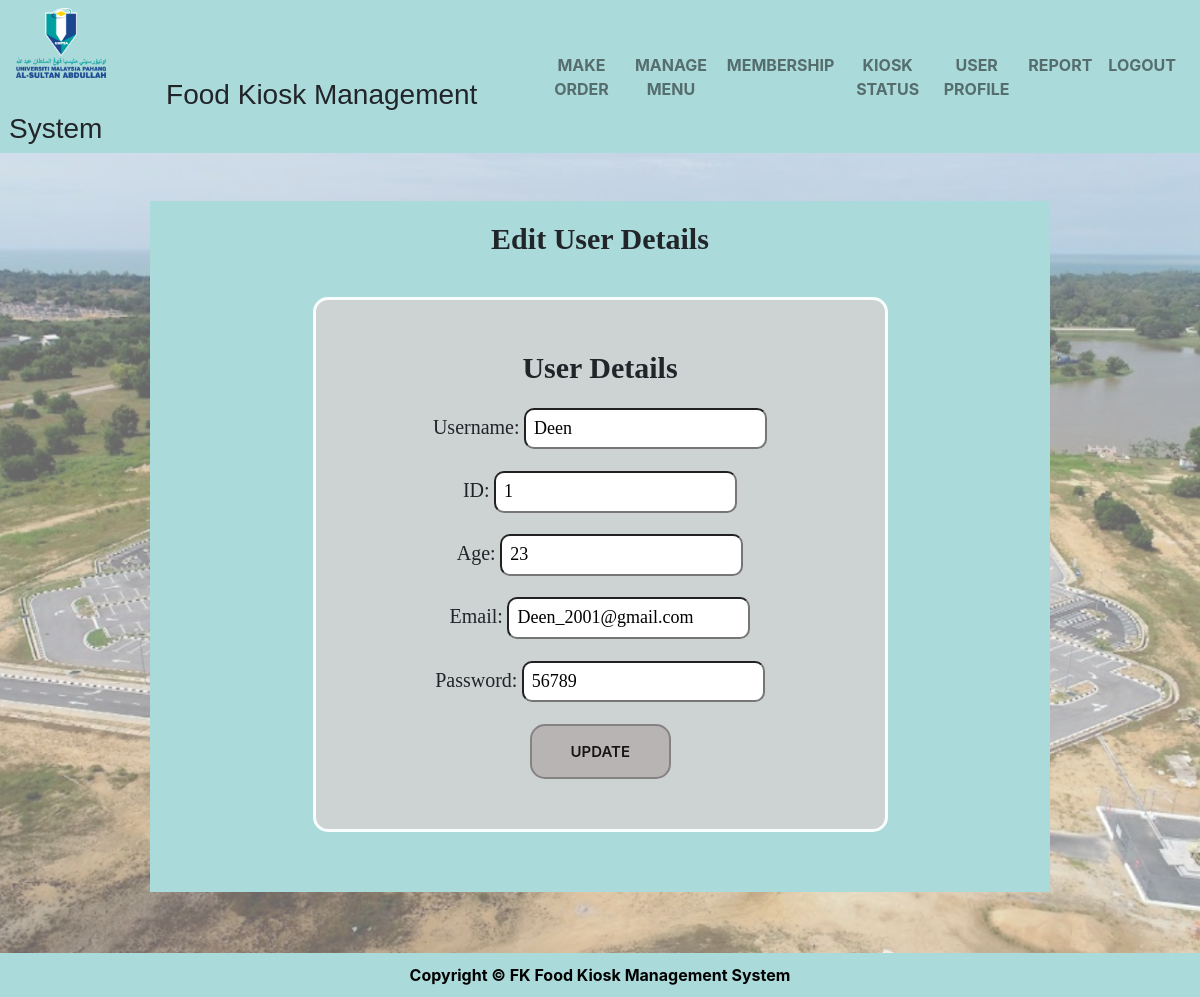
Screenshot of /EditFoodVendorDetails.php?id=1 (signed in) with the database file from the repository.
### tables this page shows
CREATE TABLE `food_vendor` (
  `foodVendorID` bigint(255) NOT NULL,
  `foodVendorAge` int(100) NOT NULL,
  `foodVendorEmail` varchar(255) NOT NULL,
  `userName` varchar(255) NOT NULL,
  `adminApprove` varchar(255) NOT NULL,
  `foodVendorImage` varchar(255) NOT NULL
);

CREATE TABLE `user` (
  `userName` varchar(255) NOT NULL,
  `userRole` varchar(255) NOT NULL,
  `userPassword` varchar(255) NOT NULL
);

### EditFoodVendorDetails.php (the view, shortened to what this page needs)
<!DOCTYPE html>
<html>
<link rel="stylesheet" type="text/css" href="CSS.css">
<link rel="stylesheet" href="https://stackpath.bootstrapcdn.com/bootstrap/4.5.2/css/bootstrap.min.css">
<head>
</head>
<body>
<nav class="navbar navbar-expand-lg navbar-light">
<div class="row align-items-center">
    <div class="col-auto pr-0">
      <a href="Administrator.php"><img src="logo.png" width="90" height="70" class="d-inline-block align-top" alt=""></a>
    </div>
    <div class="col-auto pl-2">
      <h3 class="mb-0"> &emsp; &emsp; &emsp; &emsp; &ensp;Food Kiosk Management System</h3>
    </div>
  </div>
  <div class="collapse navbar-collapse" id="navbarNav">
    <ul class="navbar-nav ml-auto">
      <li class="nav-item">
        <a class="nav-link" href="AdminMenuOrder.php"><b>MAKE ORDER</b></a>
      </li>
      <li class="nav-item">
        <a class="nav-link" href="adminManageMenu.php"><b>MANAGE MENU</b></a>
      </li>
      <li class="nav-item">
        <a class="nav-link" href="AdminMembership.php"><b>MEMBERSHIP</b></a>
      </li>
      <li class="nav-item">
        <a class="nav-link" href="#contact"><b>KIOSK STATUS</b></a>
      </li>
      <li class="nav-item">
        <a class="nav-link" href="AdminUserProfile.php"><b>USER PROFILE</b></a>
      </li>
      <li class="nav-item">
        <a class="nav-link" href="AdminReport.php"><b>REPORT</b></a>
      </li>
      <li class="nav-item">
        <a class="nav-link" href="Logout.php"><b>LOGOUT</b></a>
      </li>
    </ul>
  </div>
</nav>
<?php
$ID = $_GET['id'];
$link = mysqli_connect("localhost", "root", "", "kiosk") or die(mysqli_connect_error());
$query = "SELECT * FROM food_vendor" or die(mysqli_connect_error());
$result = mysqli_query($link, $query);
if (mysqli_num_rows($result) > 0){
  while($row = mysqli_fetch_assoc($result)){
  $foodVendorID = $row["foodVendorID"];
  $foodVendorAge = $row["foodVendorAge"];
  $foodVandorEmail= $row["foodVendorEmail"];
  if($ID==$foodVendorID){
    $id=$foodVendorID;
    $age=$foodVendorAge;
    $email=$foodVandorEmail;
  }
  }
  }
  $query1 = "SELECT * FROM user INNER JOIN food_vendor ON user.userName = food_vendor.userName " or die(mysqli_connect_error());
  $result1 = mysqli_query($link, $query1);
  while($row = mysqli_fetch_assoc($result1)){
    $Name= $row["userName"];
    $Password= $row["userPassword"];
    $FVIDS= $row["foodVendorID"];
    if($id==$FVIDS){
      $userName=$Name;
      $userPassword=$Password;
    }
    }
?>
<div class="box"><br><br>
<h1 class="title"><b>Edit User Details</b><br>
<form class="userProfile-box" id="EditUserDetails" method="post" action="UpdateFoodVendorDetails.php">
<center><b style="font-size:30px;" >User Details</b><br><br>
<label class="loginDetails" style="font-size: 20px;">Username: </label>
<input type="text" name="name" placeholder="NicholasTan" value="<?php echo $userName?>"readonly><br><br>
<label class="loginDetails" style="font-size: 20px;">ID: </label>
<input type="text" name="id" placeholder="123" value="<?php echo $id?>"readonly><br><br>
<label class="loginDetails" style="font-size: 20px;">Age: </label>
<input type="text" name="age" placeholder="21" value="<?php echo $age?>"><br><br>
<label class="loginDetails" style="font-size: 20px;">Email: </label>
<input type="text" name="email" placeholder="nicholastan_2001@hotmail.com" value="<?php echo $email?>"><br><br>
<label class="loginDetails" style="font-size: 20px;">Password: </label>
<input type="text" name="password" placeholder="12345" value="<?php echo $userPassword?>"><br><br>
<button class="button-28" type="submit">UPDATE</button>
<br>
</center>
</form>
</h1>
<br>
</div>
</body>
<footer>
<p class="footer"><b>Copyright &copy FK Food Kiosk Management System</b></p>
</footer>
</html>

### CSS.css (style rules this page uses)
.box { background-image: url(FK.png); height: auto; background-position: center; background-size: cover; background-repeat: no-repeat; overflow: auto; height: 100%; }
body { height: 100%; margin: 0; }
html { height: 100%; margin: 0; }
.footer { margin-left:auto; margin-right:auto; width:auto; background-color: rgb(171, 218, 218); color:black; text-align: center; margin: 0; padding: 10px; }
h1 { background-color: rgb(171, 218, 218); padding:20px; text-align: center; width:auto; margin: auto; font-family:Georgia, 'Times New Roman', Times, serif; font-size: 30px; overflow: auto; width: 70%; }
.userProfile-box { padding: 50px; border: 3px solid rgb(250, 253, 254); text-align:Left; margin:40px; background-color: rgb(205, 211, 211); margin-left:auto; margin-right:auto; width:575px; border-radius: 15px; font-size: 18px; }
.button-28 { appearance: none; background-color: #b9b4b4; border: 2px solid #858282; border-radius: 15px; box-sizing: border-box; color: #171414; cursor: pointer; display: inline-block; font-family: Roobert,-apple-system,BlinkMacSystemFont,"Segoe UI",Helvetica,Arial,sans-serif,"Apple Color Emoji","Segoe UI Emoji","Segoe UI Symbol"; font-size: 15px; font-weight: 600; line-height: normal; margin: 0; min-height: 40px; min-width: 0; outline: none; padding: 16px 24px; text-align: center; text-decoration: none; transition: all 300ms cubic-bezier(.23, 1, 0.32, 1); user-select: none; -webkit-user-select: none; touch-action: manipulation; width: 30%; will-change: transform; }
input { border-radius: 10px; padding: 8px; }
.title { background-color: rgb(171, 218, 218); padding:20px; text-align: center; width:auto; margin: 0 auto; font-family:Georgia, 'Times New Roman', Times, serif; font-size: 30px; overflow: auto; width: 100%; max-width: 900px; }
.navbar { background-color: rgb(171, 218, 218); }
.mb-0 { font-family: 'Gagalin', sans-serif; }
.navbar-nav .nav-link { color: black; transition: color 0.3s; }
.navbar-nav .nav-link { position: relative; overflow: hidden; transition: 0.5s; text-align: center; }
.navbar-nav .nav-link::after { content: ""; position: absolute; top: 50%; left: 50%; width: 0; height: 0; background: #8b98ad; opacity: 0.5; border-radius: 100%; transform: translate(-50%, -50%); transition: width 0.3s, height 0.3s, opacity 0.3s; }

### rows the page displays
food_vendor: name "Deen", id "1", age "23", email "Deen_2001@gmail.com"
user: password "56789"
